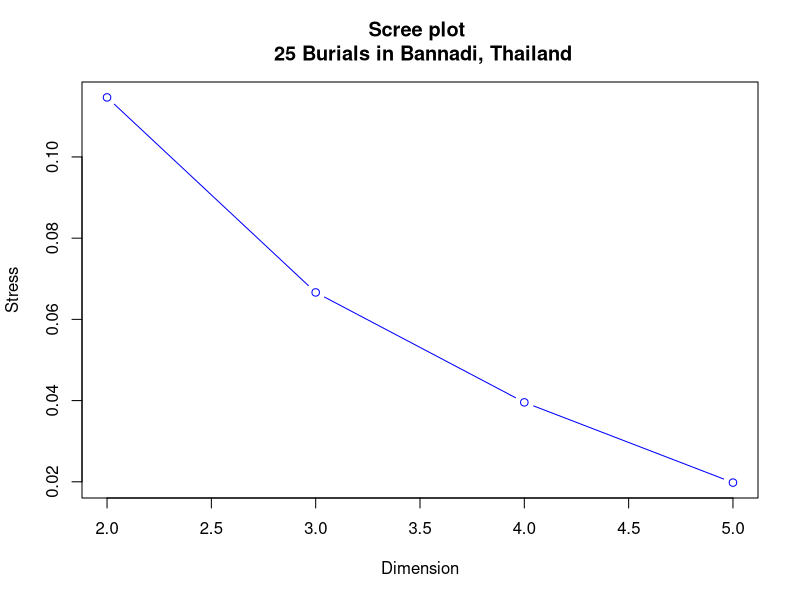
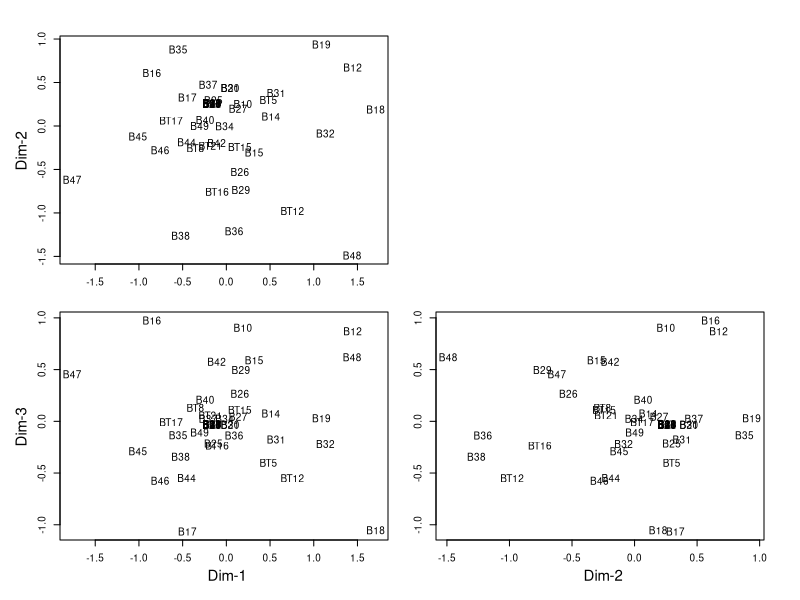

Write the R code that produced these figures, in order.
# Multivariate Statistical Methods: A Primer. 4th Edition
# Chapter 12. Ordination
#
# Example 12.6: Burials in Bannadi (again)
#
# Non metric multidimensional scaling
burials <- read.csv("Bannadi burials.csv",header=TRUE)
attach(burials)
library(vegan)
# Creating an Euclidean distance matrix of the original data
Euclidean.burials <- dist(burials[3:40])   
stress.vec <- rep(NA,5)
MDSdim2burials <- metaMDS(Euclidean.burials,autotransform=FALSE,trymax=100)
stress.vec[2] <- MDSdim2burials$stress
MDSdim3burials <- metaMDS(Euclidean.burials,autotransform=FALSE,k=3,trymax=150)
stress.vec[3] <- MDSdim3burials$stress
MDSdim4burials <- metaMDS(Euclidean.burials,autotransform=FALSE,k=4,trymax=200)
stress.vec[4] <- MDSdim4burials$stress
MDSdim5burials <- metaMDS(Euclidean.burials,autotransform=FALSE,k=5,trymax=250)
stress.vec[5] <- MDSdim5burials$stress
plot(c(2:5),stress.vec[2:5],type="b",xlab="Dimension",ylab="Stress",col="blue",
     main="Scree plot \n 25 Burials in Bannadi, Thailand")
matscores.dim3 <- scores(MDSdim3burials,display="sites")
matscores.dim3
# 3 MDS axes are needed, according to the Scree plot      
# Plotting all the possible pairs for the first 3 axis of NMDS
# (in order to get a plot similar to Figure 12.6) 
dev.new()
rownames(matscores.dim3) <- burials$Burial
par(mfrow = c(2, 2))
par(cex = 0.6)
par(mar = c(3, 3, 1, 1), oma = c(2, 2, 2, 2))
for (j in 2:3) {
    for (i in 1:2) {
if (i != j) { plot(matscores.dim3[,i],matscores.dim3[,j],type="n")}
    else {plot(10,10, type="n",xaxt="n",yaxt="n", bty="n")
         }
text(matscores.dim3[,i],matscores.dim3[,j],rownames(matscores.dim3))
}
}
mtext("Dim-1",side=1,line=-0.4, outer=TRUE, at=c(0.27,-1), cex=0.9)
mtext("Dim-2",side=1,line=-0.4, outer=TRUE, at=c(0.77,-1), cex=0.9)
mtext("Dim-3",side=2,line=-0.4, outer=TRUE, at=c(-1,0.27), cex=0.9)
mtext("Dim-2",side=2,line=-0.4, outer=TRUE, at=c(-1,0.77), cex=0.9)
#
dev.off()
#
detach(burials)
#
# End of script
